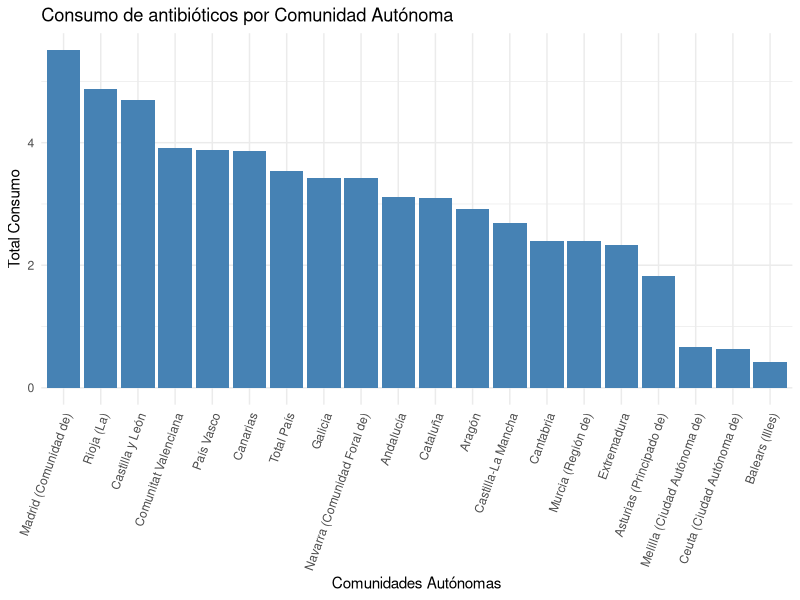

Generate this figure with R:
library(readr)
library(dplyr)
library(ggplot2)


tipo_ccaa_consumo_o_no <- read_delim("INPUT/DATA/datos_ccaa/tipo_ccaa_consumo_o_no.csv", 
                                     delim = ";", escape_double = FALSE, trim_ws = TRUE)


antibioticos <- tipo_ccaa_consumo_o_no %>% 
  dplyr::filter(`Tipo de medicamento` == "Antibióticos",`Sexo` == "Ambos sexos")%>%
  dplyr::filter(`Sí o no` == "Sí")


# Esta tabla enseña que el 3,54% de la población española en la última encuesta reconoce 
# haber consumido antibióticos en las últimas 2 semanas (En el año 2021)


antibioticos$Total <- gsub(",", ".", antibioticos$Total)

# Limpia espacios y caracteres no numéricos (si es necesario)
antibioticos$Total <- gsub(" ", "", antibioticos$Total)

# Convierte a numérico
antibioticos$Total <- as.numeric(antibioticos$Total)

# Revisa si hay NA después de la conversión
sum(is.na(antibioticos$Total))  # Muestra el número de NAs



consumo <- antibioticos %>%
  group_by(`Comunidades y Ciudades Autónomas`) %>%
  arrange(desc(Total))

consumo

c_c_final <- consumo %>%
  mutate(`Comunidades y Ciudades Autónomas` = ifelse(is.na(`Comunidades y Ciudades Autónomas`), "Total País", `Comunidades y Ciudades Autónomas`))%>%
  dplyr::rename(comunidades_autonomas = `Comunidades y Ciudades Autónomas`)%>%
  select(comunidades_autonomas, Total)%>%
  dplyr::rename(total_consumo_ccaa = Total)

c_c_final



# Crear el gráfico de barras
ggplot(c_c_final, aes(x = reorder(comunidades_autonomas, -total_consumo_ccaa), y = total_consumo_ccaa)) +
  geom_bar(stat = "identity", fill = "steelblue") +
  labs(x = "Comunidades Autónomas", y = "Total Consumo", title = "Consumo de antibióticos por Comunidad Autónoma") +
  theme_minimal() +
  theme(axis.text.x = element_text(angle = 70, hjust = 1)) 


